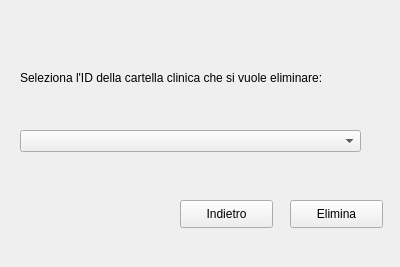
<?xml version="1.0" encoding="UTF-8"?>
<ui version="4.0">
 <class>Form</class>
 <widget class="QWidget" name="Form">
  <property name="geometry">
   <rect>
    <x>0</x>
    <y>0</y>
    <width>400</width>
    <height>267</height>
   </rect>
  </property>
  <property name="windowTitle">
   <string>Elimina Cartella Clinica</string>
  </property>
  <widget class="QLabel" name="label">
   <property name="geometry">
    <rect>
     <x>20</x>
     <y>70</y>
     <width>321</width>
     <height>16</height>
    </rect>
   </property>
   <property name="text">
    <string>Seleziona l'ID della cartella clinica che si vuole eliminare:</string>
   </property>
  </widget>
  <widget class="QPushButton" name="pushButton">
   <property name="geometry">
    <rect>
     <x>290</x>
     <y>200</y>
     <width>93</width>
     <height>28</height>
    </rect>
   </property>
   <property name="text">
    <string>Elimina</string>
   </property>
  </widget>
  <widget class="QPushButton" name="pushButton_2">
   <property name="geometry">
    <rect>
     <x>180</x>
     <y>200</y>
     <width>93</width>
     <height>28</height>
    </rect>
   </property>
   <property name="text">
    <string>Indietro</string>
   </property>
  </widget>
  <widget class="QComboBox" name="comboBox">
   <property name="geometry">
    <rect>
     <x>20</x>
     <y>130</y>
     <width>341</width>
     <height>22</height>
    </rect>
   </property>
  </widget>
 </widget>
 <resources/>
 <connections/>
</ui>
